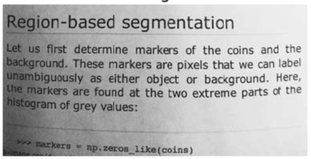
#> input picture COMPUTER VISION/d5/05. Edge detection, perspective transform and Morphological transformations/img/t1.png, 311 x 159 px, shrunk from 574 x 293 before the run
$ jupyter execute Thresholding.ipynb   (shell and % lines are left out)
#> lines starting #> are read from the running program, lines starting #| are printed output that depends on the picture; after the words box and inside, x2 and y2 are one past the last pixel; in counts of white or black regions, pixels touching at a corner belong together
# Computer Vision Thresholding

[cell 1]
import cv2
import numpy as np
import matplotlib.pyplot as plt

[cell 2]
# Have a look at the 2 images below
text = cv2.imread('img/t1.png')
#> text is the input picture: shape (159, 311, 3); mean B, G, R 176.7, 176.7, 176.7
plt.figure(figsize = (12,10))
plt.imshow(text, cmap='gray');

[cell 3]
text_2 = cv2.imread('img/t2.png')
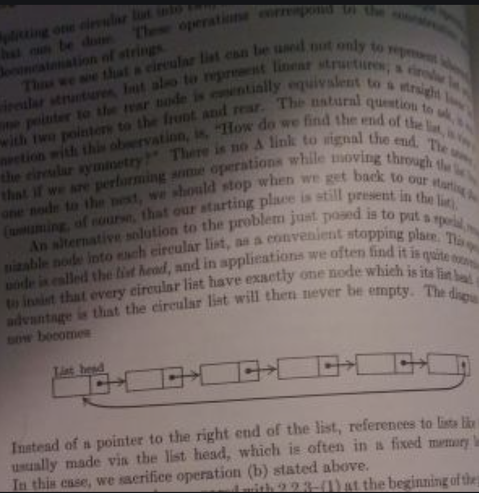
#> input picture COMPUTER VISION/d5/05. Edge detection, perspective transform and Morphological transformations/img/t2.png, 479 x 493 px, shrunk from 886 x 911 before the run
#> text_2 is the input picture: shape (493, 479, 3); mean B, G, R 94.2, 97, 107
plt.figure(figsize = (12,10))
plt.imshow(text_2, cmap='gray');

[cell 4]
# Apply threshold to the images above to make them look better, try to find the best one
text2 = text_2.copy()
text2 = cv2.cvtColor(text2,cv2.COLOR_BGR2GRAY)
_,thresh = cv2.threshold(text2,127,255,cv2.THRESH_TOZERO_INV)
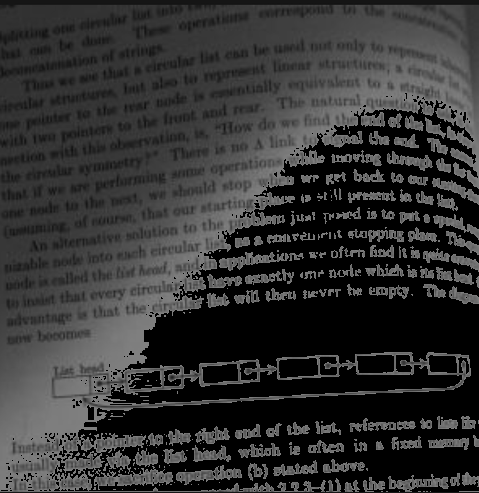
#> thresh: shape (493, 479); min 0, max 127, mean 50.4
plt.figure(figsize = (9,9))
plt.imshow(thresh,cmap = 'gray');

[cell 5]
# Apply threshold to the images above to make them look better, try to find the best one
text1 = text.copy()
text1 = cv2.cvtColor(text1,cv2.COLOR_BGR2GRAY)
_,thresh = cv2.threshold(text1,127,255,cv2.THRESH_TRUNC)
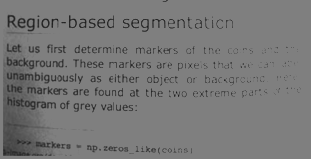
#> thresh: shape (159, 311); min 24, max 127, mean 119.9
plt.imshow(thresh,cmap = 'gray');

[cell 6]
# Try to apply adaptiveThreshold and see if that helps, use both ADAPTIVE_THRESH_MEAN_C and ADAPTIVE_THRESH_GAUSSIAN_C
text3 = text.copy()
text3 = cv2.cvtColor(text3,cv2.COLOR_BGR2GRAY)
adaptiveThreshold = cv2.adaptiveThreshold(text3,255,cv2.ADAPTIVE_THRESH_MEAN_C,cv2.THRESH_BINARY,5,0)
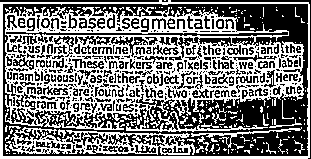
#> adaptiveThreshold: shape (159, 311); 47.9% white in thin lines or dots
plt.imshow(adaptiveThreshold,cmap = 'gray')

[cell 7]
text3 = text.copy()
text3 = cv2.cvtColor(text3,cv2.COLOR_BGR2GRAY)
adaptiveThreshold = cv2.adaptiveThreshold(text3,255,cv2.ADAPTIVE_THRESH_GAUSSIAN_C,cv2.THRESH_BINARY,5,0)
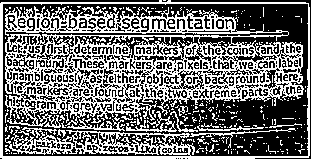
#> adaptiveThreshold: shape (159, 311); 43.9% white in thin lines or dots
plt.imshow(adaptiveThreshold,cmap = 'gray');

[cell 8]
# Now apply Otsu's thresholding to the same images, always make sure to start with a copy of the original image
text3 = text.copy()
text3 = cv2.cvtColor(text3,cv2.COLOR_BGR2GRAY)
_,otsu = cv2.threshold(text3,0,255,cv2.THRESH_BINARY_INV+cv2.THRESH_OTSU)
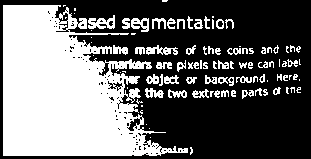
#> otsu: shape (159, 311); 41.3% white; 98 white regions (37 under 20 px), largest, box (x1, y1, x2, y2) and area: (3, 5, 188, 156) 17080, (88, 15, 115, 29) 219, (146, 45, 178, 55) 173
plt.imshow(otsu,cmap = 'gray');

[cell 9]
# Now try to first apply Gaussian Blur to the image and then Otsu thresholding
text3 = text.copy()
text3 = cv2.cvtColor(text3,cv2.COLOR_BGR2GRAY)
g_blurr = cv2.GaussianBlur(text3,(5,5),0)
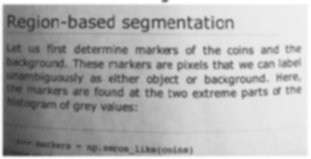
#> g_blurr: shape (159, 311); min 52, max 255, mean 176.6
retval,otsu_gb = cv2.threshold(g_blurr,0,255,cv2.THRESH_TOZERO_INV + cv2.THRESH_OTSU)
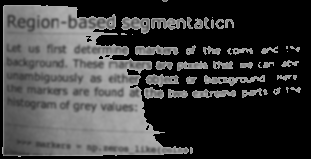
#> otsu_gb: shape (159, 311); min 0, max 174, mean 61.8
#> retval = 174
plt.imshow(otsu_gb,cmap = 'gray');

[cell 10]
# In yesterday's notebook there was a similar challenge, with a image of a note which was very dark on the left side
# If you didn't manage to get it clean yesterday, try to go back to it now and apply what you just did here.
# Did it get better?
notes = cv2.imread('img/notes.png')
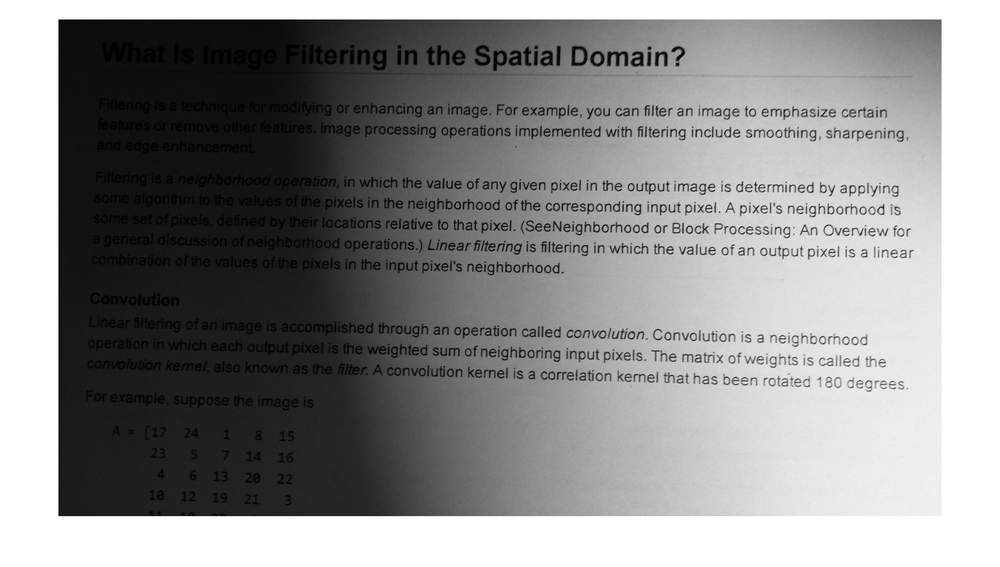
#> input picture COMPUTER VISION/d5/05. Edge detection, perspective transform and Morphological transformations/img/notes.png, 1000 x 567 px, shrunk from 1848 x 1048 before the run
#> notes is the input picture: shape (567, 1000, 3); min 0, max 255, mean 143
notes_gray = cv2.cvtColor(notes,cv2.COLOR_BGR2GRAY)
adaptive = cv2.adaptiveThreshold(notes_gray,255,cv2.ADAPTIVE_THRESH_MEAN_C,cv2.THRESH_BINARY_INV,15,4)
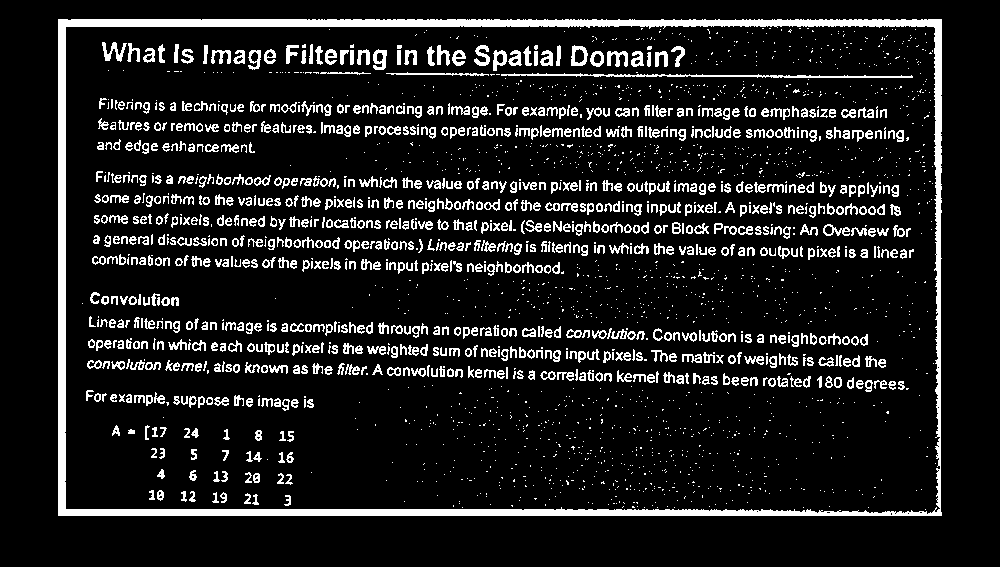
#> adaptive: shape (567, 1000); 11.5% white; 2494 white regions (1628 under 20 px), largest, box (x1, y1, x2, y2) and area: (58, 19, 942, 516) 18640, (501, 73, 913, 78) 877, (102, 42, 127, 62) 220
plt.figure(figsize = (12,12))
plt.imshow(adaptive,cmap = 'gray')
